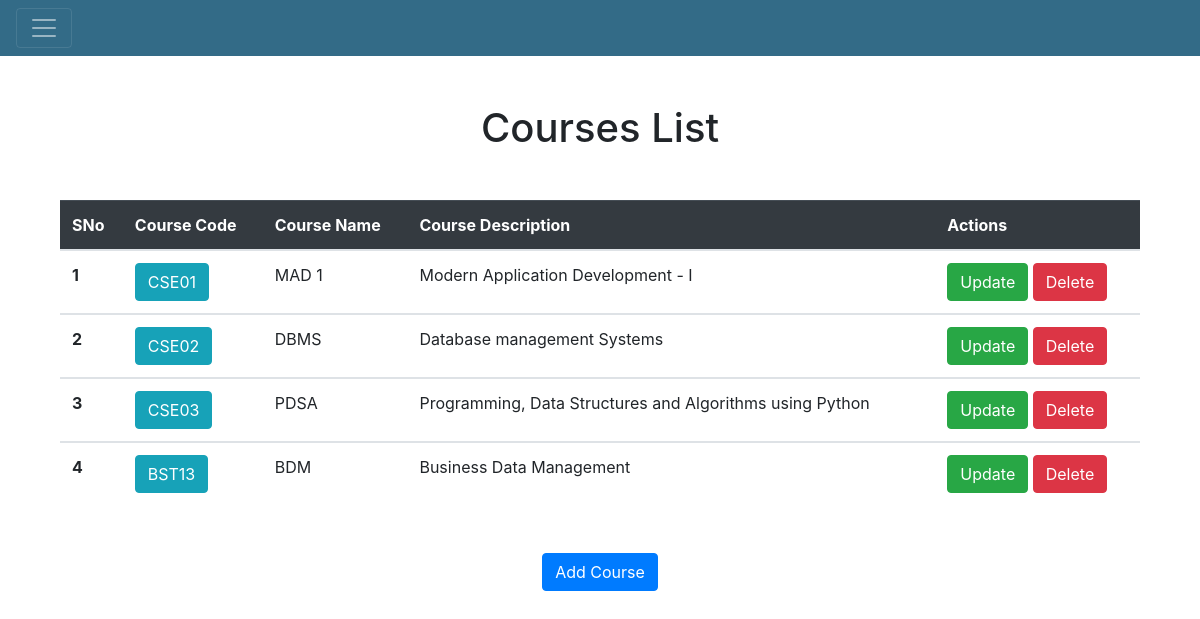
/courses (signed in), run on an earlier commit of the app's database.
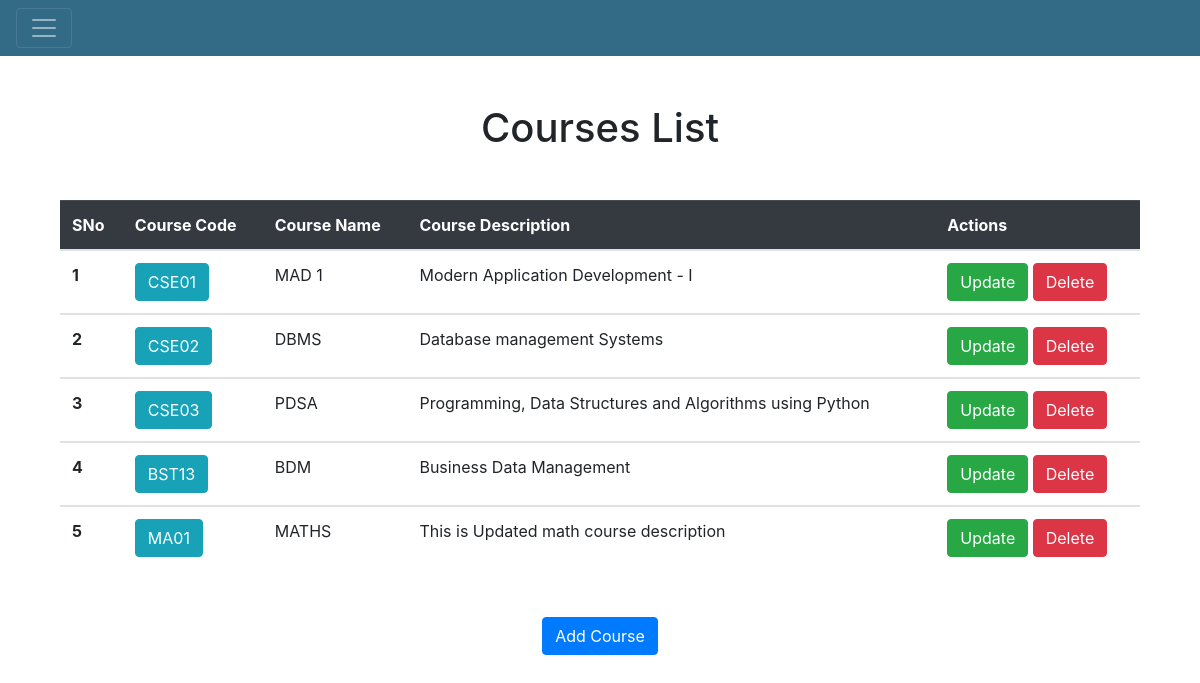
And on a later commit of the database.
### website_code/models.py (models this page shows)
class Course(db.Model):
    __tablename__ = 'course'
    course_id = db.Column(db.Integer , primary_key=True,autoincrement=True)
    course_code = db.Column(db.String,unique=True,nullable=False)
    course_name = db.Column(db.String,nullable=False)
    course_description = db.Column(db.String)

### website_code/views.py (the view)
@views.route("/courses",methods=["POST","GET"])
@login_required
def courses():
    course_list = Course.query.all()
    return render_template('course.html',course_list=course_list,user=current_user)

### website_code/__init__.py (called while the page is built)
def make_app():     # we are making our flask app.
    app=Flask(__name__)
    app.config["SECRET_KEY"] = "This is a secret ket" # this secret key is used to encrypt session and cookies data related to website.
    app.config['SQLALCHEMY_DATABASE_URI'] = "sqlite:///first_website_database.sqlite3"
    db.init_app(app)
    from .views import views  # first views is the file name (it has to start with dot) and second views is the variable name in views.py
    from .authentication import auth  # this make it more clear. compare it with views.
    app.register_blueprint(views, url_prefix="/")
    app.register_blueprint(auth, url_prefix="/")
    login_mngr=LoginManager()
    login_mngr.login_view = 'auth.login'
    login_mngr.init_app(app)
    @login_mngr.user_loader
    def load_user(user_id):
        return User.query.get(int(user_id))
    return app

### website_code/templates/course.html (shortened to what this page needs)
{% extends "base.html" %}
{% block content%}
    <div class="my-5 text-center">
        <h1>Courses List</h1>
    </div>
    <div class="container-fluid">
        {% if course_list %}
            <table class="table">
                <thead class="table-dark">
                    <tr>
                        <th scope="col">SNo</th>
                        <th scope="col">Course Code</th>
                        <th scope="col">Course Name</th>
                        <th scope="col">Course Description</th>
                        <th scope="col">Actions</th>
                    </tr>
                </thead>
                {% for ind in range( course_list|length ) %}
                <tbody>
                    <tr>
                        <th scope="row">{{ind+1}}</th>
                        <td>
                            <a href="/course/{{course_list[ind]['course_id']}}">
                                <button type="button" class="btn btn-info">
                                    {{course_list[ind]["course_code"]}}
                                </button>
                            </a>
                        </td>
                        <td>{{course_list[ind]["course_name"]}}</td>
                        <td>{{course_list[ind]["course_description"]}}</td>
                        <td>
                        <a href="/course/{{course_list[ind]['course_id']}}/update" type="button">
                            <button type="button" class="btn btn-success">Update</button>
                        </a>
                        <a href="/course/{{course_list[ind]['course_id']}}/delete" type="button">
                            <button type="button" class="btn btn-danger">Delete</button>
                        </a>
                        </td>
                    </tr>
                </tbody>
                {% endfor %}
            </table>
        {% else %}
            No course found. Add a course now!
        {% endif %}
    </div>
    <div class="my-5" align="center">
    <a href="/course/create"  type="button">
        <button type="button" class="btn btn-primary">Add Course</button>
    </a>
    </div>
{% endblock content%}

What changed in the data, as far as the page shows it:
added Course: course_code "MA01", course_name "MATHS", course_description "This is Updated math course description"
Also different on the page:
new list line: "5 Update Delete"
